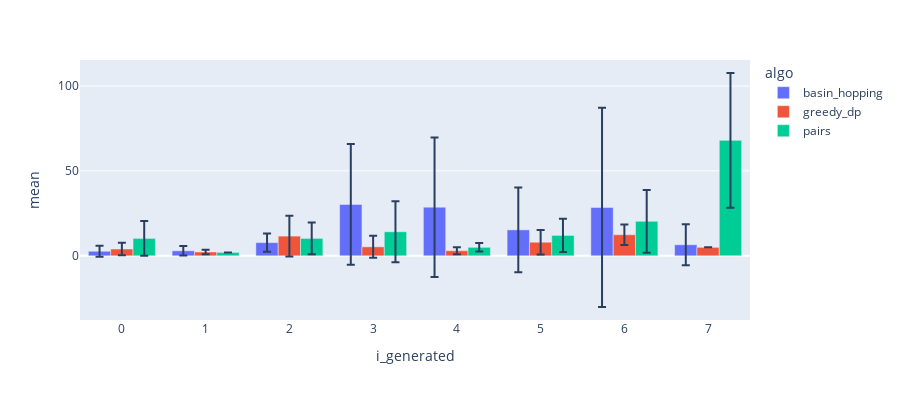

Notebook code cell kept with this figure:
### Code cell
fig = px.bar(df.reset_index(), x="i_generated", y="mean",
             color='algo', barmode='group',error_y="std",
            #  histfunc='avg',
             height=400)
fig.show()

### Figure 1 — Plotly figure (JSON) as saved in the notebook; plotly's stock layout.template omitted (floating-point values rounded to 4 significant figures)
{"data": [{"alignmentgroup": "True", "error_y": {"array": [3.19, 2.81, 5.404, 35.6, 41.08, 24.95, 58.66, 12.04]}, "hovertemplate": "algo=basin_hopping<br>i_generated=%{x}<br>mean=%{y}<extra></extra>", "legendgroup": "basin_hopping", "marker": {"color": "#636efa", "pattern": {"shape": ""}}, "name": "basin_hopping", "offsetgroup": "basin_hopping", "orientation": "v", "showlegend": true, "textposition": "auto", "type": "bar", "x": [0, 1, 2, 3, 4, 5, 6, 7], "xaxis": "x", "y": [2.675, 2.95, 7.775, 30.27, 28.65, 15.29, 28.5, 6.5], "yaxis": "y"}, {"alignmentgroup": "True", "error_y": {"array": [3.721, 1.316, 12.04, 6.482, 2.052, 7.182, 6.083, 0]}, "hovertemplate": "algo=greedy_dp<br>i_generated=%{x}<br>mean=%{y}<extra></extra>", "legendgroup": "greedy_dp", "marker": {"color": "#EF553B", "pattern": {"shape": ""}}, "name": "greedy_dp", "offsetgroup": "greedy_dp", "orientation": "v", "showlegend": true, "textposition": "auto", "type": "bar", "x": [0, 1, 2, 3, 4, 5, 6, 7], "xaxis": "x", "y": [4, 2.25, 11.61, 5.3, 3, 8, 12.41, 5], "yaxis": "y"}, {"alignmentgroup": "True", "error_y": {"array": [10.21, 0, 9.375, 17.95, 2.491, 9.791, 18.5, 39.69]}, "hovertemplate": "algo=pairs<br>i_generated=%{x}<br>mean=%{y}<extra></extra>", "legendgroup": "pairs", "marker": {"color": "#00cc96", "pattern": {"shape": ""}}, "name": "pairs", "offsetgroup": "pairs", "orientation": "v", "showlegend": true, "textposition": "auto", "type": "bar", "x": [0, 1, 2, 3, 4, 5, 6, 7], "xaxis": "x", "y": [10.25, 2, 10.25, 14.15, 5, 12, 20.33, 68], "yaxis": "y"}], "layout": {"barmode": "group", "height": 400, "legend": {"title": {"text": "algo"}, "tracegroupgap": 0}, "margin": {"t": 60}, "xaxis": {"anchor": "y", "domain": [0, 1], "title": {"text": "i_generated"}}, "yaxis": {"anchor": "x", "domain": [0, 1], "title": {"text": "mean"}}}}
